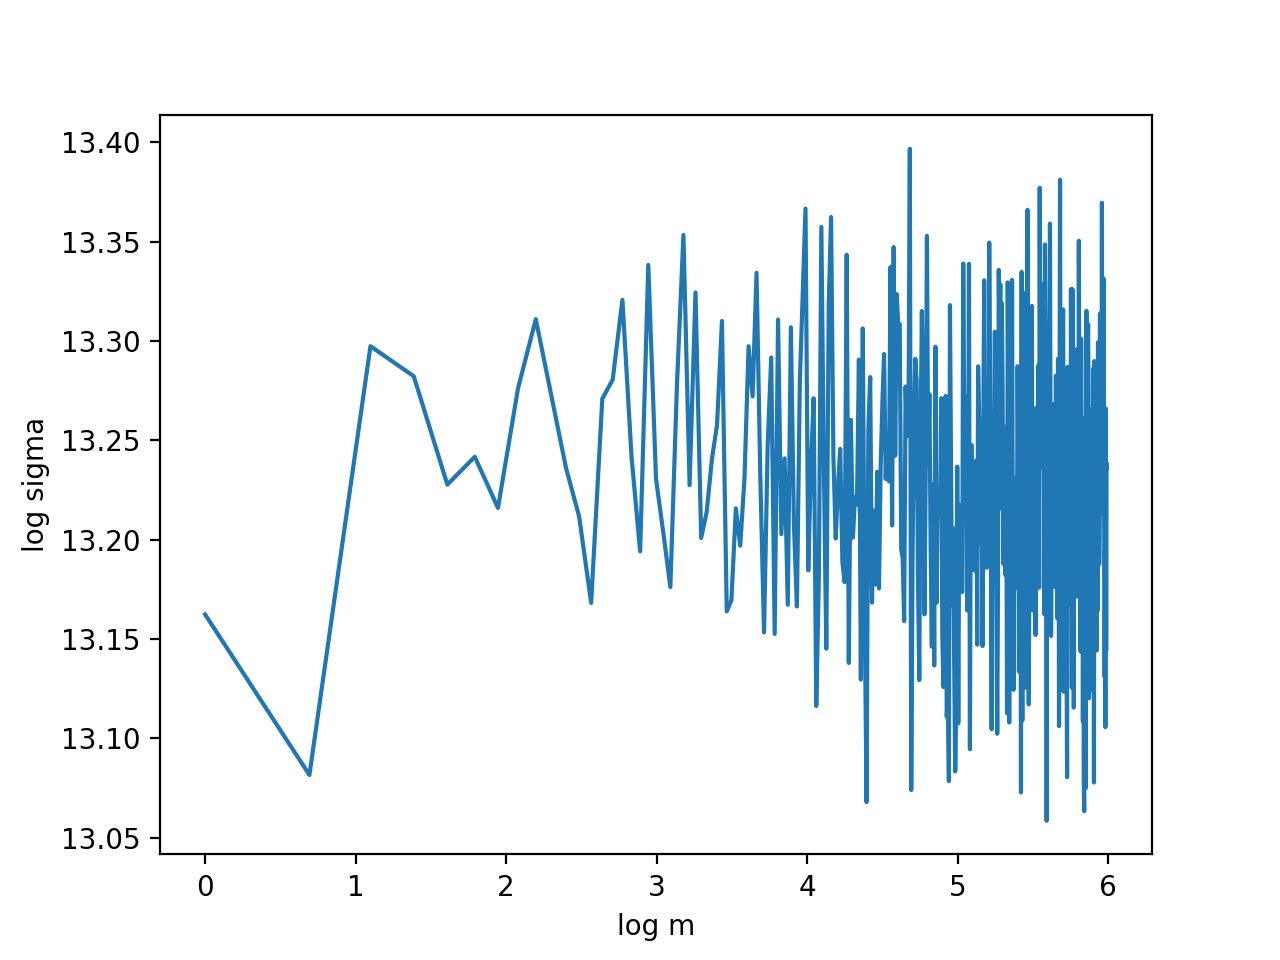

Generate this figure with Python:
import numpy as np
from sklearn.datasets import load_boston
import matplotlib.pyplot as plt

BATCHES = 50
K = 500

class BatchSampler(object):
    '''
    A (very) simple wrapper to randomly sample batches without replacement.

    You shouldn't need to touch this.
    '''
    
    def __init__(self, data, targets, batch_size):
        self.num_points = data.shape[0]
        self.features = data.shape[1]
        self.batch_size = batch_size

        self.data = data
        self.targets = targets

        self.indices = np.arange(self.num_points)

    def random_batch_indices(self, m=None):
        '''
        Get random batch indices without replacement from the dataset.

        If m is given the batch will be of size m. Otherwise will default to the class initialized value.
        '''
        if m is None:
            indices = np.random.choice(self.indices, self.batch_size, replace=False)
        else:
            indices = np.random.choice(self.indices, m, replace=False)
        return indices 

    def get_batch(self, m=None):
        '''
        Get a random batch without replacement from the dataset.

        If m is given the batch will be of size m. Otherwise will default to the class initialized value.
        '''
        indices = self.random_batch_indices(m)
        X_batch = np.take(self.data, indices, 0)
        y_batch = self.targets[indices]
        return X_batch, y_batch    


def load_data_and_init_params():
    '''
    Load the Boston houses dataset and randomly initialise linear regression weights.
    '''
    print('------ Loading Boston Houses Dataset ------')
    X, y = load_boston(True)
    features = X.shape[1]

    # Initialize w
    w = np.random.randn(features)

    print("Loaded...")
    print("Total data points: {0}\nFeature count: {1}".format(X.shape[0], X.shape[1]))
    print("Random parameters, w: {0}".format(w))
    print('-------------------------------------------\n\n\n')

    return X, y, w


def cosine_similarity(vec1, vec2):
    '''
    Compute the cosine similarity (cos theta) between two vectors.
    '''
    dot = np.dot(vec1, vec2)
    sum1 = np.sqrt(np.dot(vec1, vec1))
    sum2 = np.sqrt(np.dot(vec2, vec2))

    return dot / (sum1 * sum2)

#TODO: implement linear regression gradient
def lin_reg_gradient(X, y, w):
    '''
    Compute gradient of linear regression model parameterized by w
    '''
    # gradient = 2(XtXw - 2Xty)/n
    n = X.shape[0]
    Xw = np.dot(X, w)
    XtXw = np.dot(X.T, Xw)
    
    Xty = np.dot(X.T, y)
    
    return 2 * (XtXw - Xty) / float(n)

def main():
    # Load data and randomly initialise weights
    X, y, w = load_data_and_init_params()
    # Create a batch sampler to generate random batches from data
    batch_sampler = BatchSampler(X, y, BATCHES)

    # Example usage
    sum_grad = np.zeros(X.shape[1])
    for i in range(K):
        X_b, y_b = batch_sampler.get_batch()
        batch_grad = lin_reg_gradient(X_b, y_b, w)
        sum_grad += batch_grad
    avg_grad = sum_grad / K
    grad = lin_reg_gradient(X,y,w)
    cossimilarity = cosine_similarity(avg_grad, grad)
    print('cosine similarity:', cossimilarity)
    dist = np.linalg.norm(avg_grad-grad)
    print('squared distance:', dist)
    
    n = X.shape[1]
    j = np.random.choice(n)
    
    ms = range(1,401)
    
    sam_vars = []
    
    for m in ms:
        samples = []
        for i in range(K):
            X_b, y_b = batch_sampler.get_batch()
            batch_grad = lin_reg_gradient(X_b, y_b, w)
            samples.append(batch_grad[j])
        mean = np.mean(samples)
        sv = sum([(sample - mean)**2 for sample in samples]) / (K-1)
        sam_vars.append(sv)
    
    print(sam_vars)
    logm = [np.log(m) for m in ms]
    logsv = [np.log(sv) for sv in sam_vars]
    
    plt.plot(logm, logsv)
    plt.ylabel('log sigma')
    plt.xlabel('log m')
    plt.show()


if __name__ == '__main__':
    np.random.seed(5)   
    main()
